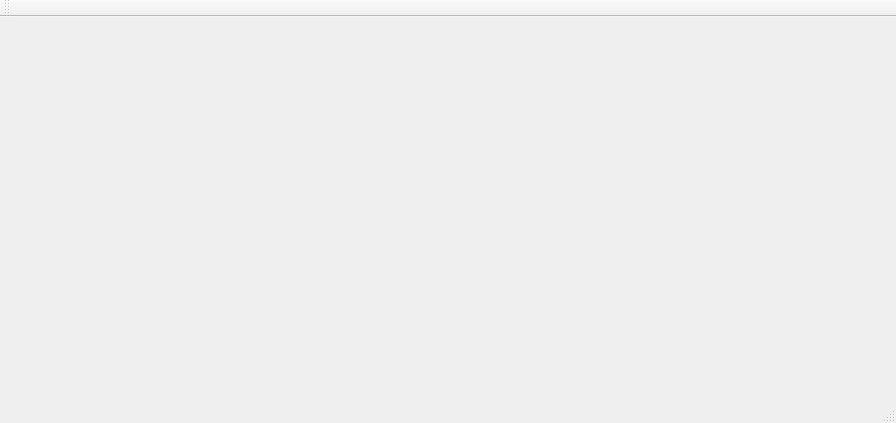
<?xml version="1.0" encoding="UTF-8"?>
<ui version="4.0">
 <class>MainWindow</class>
 <widget class="QMainWindow" name="MainWindow">
  <property name="geometry">
   <rect>
    <x>0</x>
    <y>0</y>
    <width>896</width>
    <height>423</height>
   </rect>
  </property>
  <property name="windowTitle">
   <string>MainWindow</string>
  </property>
  <widget class="QWidget" name="centralWidget"/>
  <widget class="QMenuBar" name="menuBar">
   <property name="geometry">
    <rect>
     <x>0</x>
     <y>0</y>
     <width>896</width>
     <height>23</height>
    </rect>
   </property>
  </widget>
  <widget class="QToolBar" name="mainToolBar">
   <attribute name="toolBarArea">
    <enum>TopToolBarArea</enum>
   </attribute>
   <attribute name="toolBarBreak">
    <bool>false</bool>
   </attribute>
  </widget>
  <widget class="QStatusBar" name="statusBar"/>
 </widget>
 <layoutdefault spacing="6" margin="11"/>
 <resources/>
 <connections/>
</ui>
